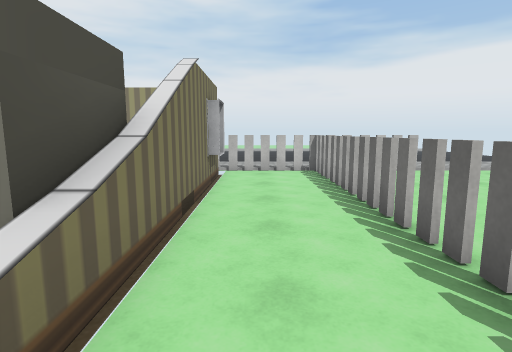
[1] (above)

21 first-person views from a walk through a 3-D level made in the Unity game engine. The camera is 1.4 m above the floor, tilts 8° down and sees 80° across. Doors are open. The floor is counted in squares, 1 m on a side. Each view is taken from the middle of a square. On the plan, view 1 faces up. The plan holds only what a view shows up to about 14 squares ahead; the rest is blank. The place goes on beyond the plan. The player is left out. Some surface patterns are stand-ins.

[2]
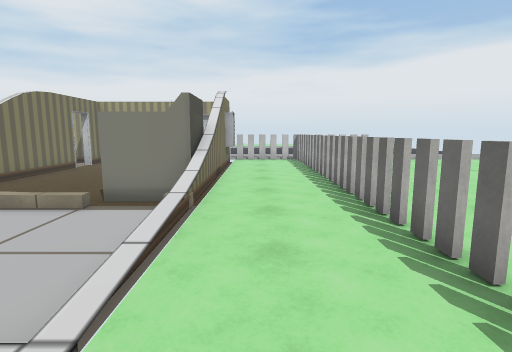

[3]
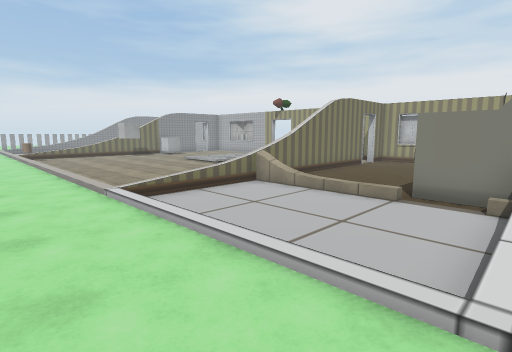

[4]
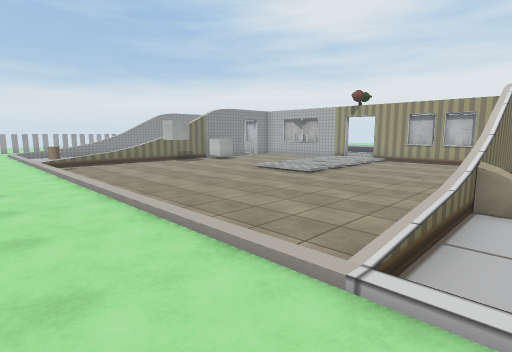

[5]
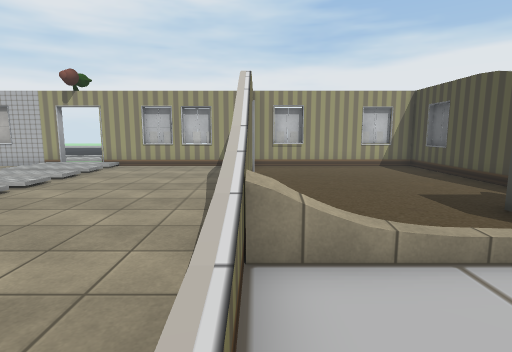

[6]
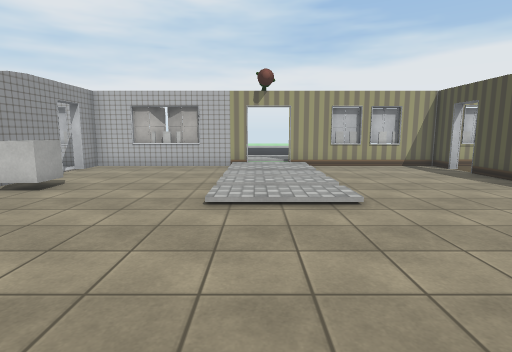

[7]
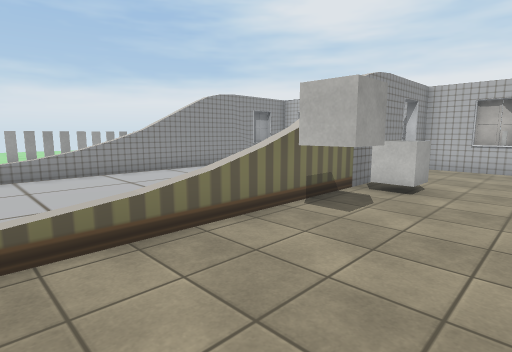

[8]
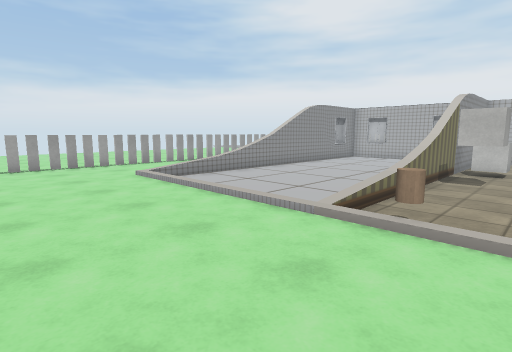

[9]
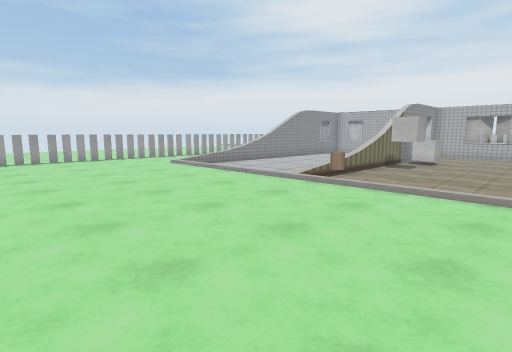

[10]
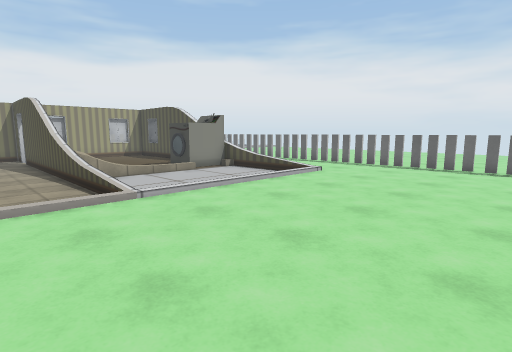

[11]
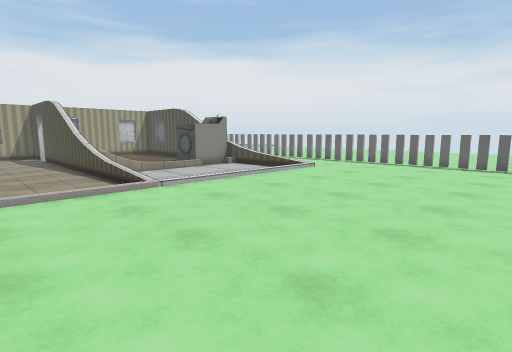

[12]
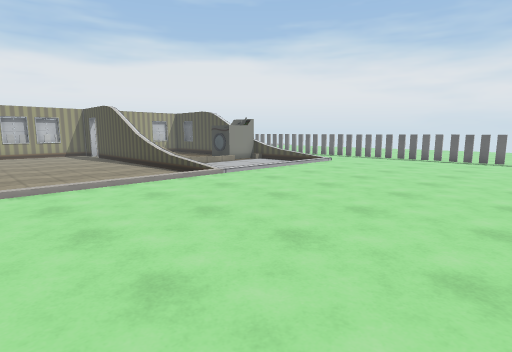

[13]
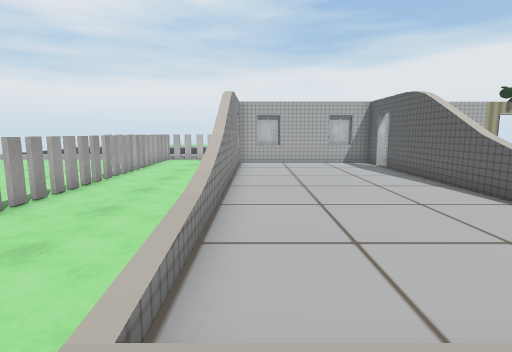

[14]
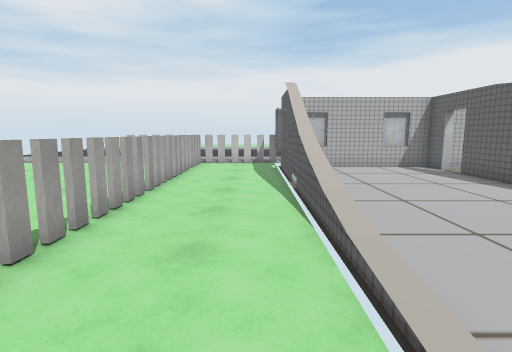

[15]
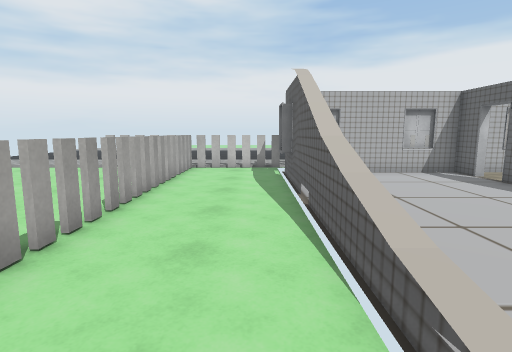

[16]
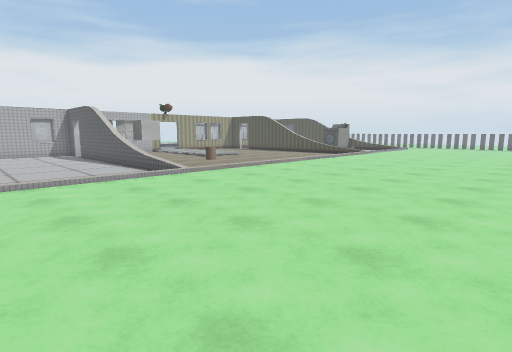

[17]
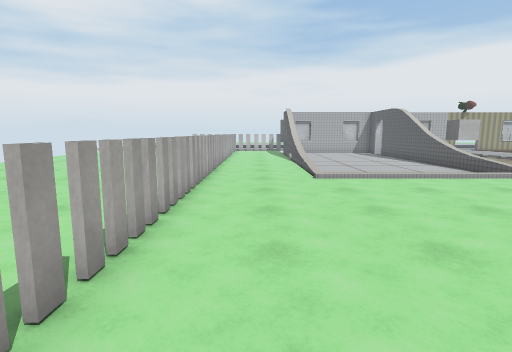

[18]
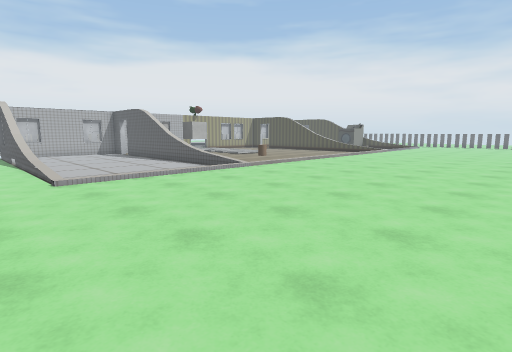

[19]
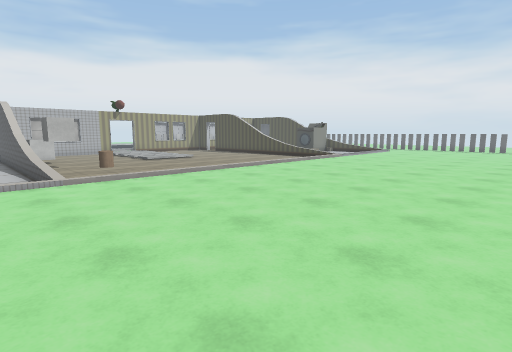

[20]
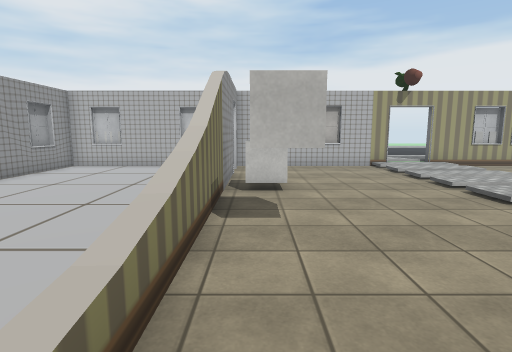

[21]
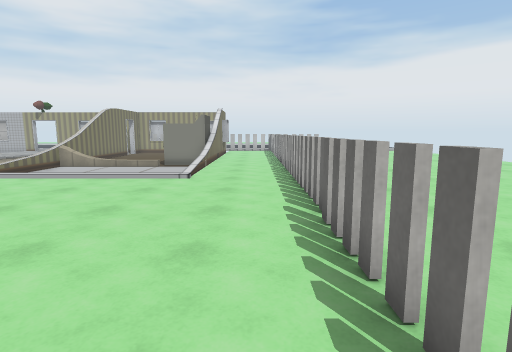

### Floor plan
Key: @ floor where view 1 was taken; # wall or solid block; x gap in a wall; . main floor; - floor 0.25 m lower than the main floor; / step, stairs or slope; D open door; = window, fence, low wall or low ledge; v drop or lower ground; M machine; C cylinder; U cube.
Columns run from 37 left of view 1 to 8 right of it. Each row starts with its distance up from view 1.
 13                                     ....
 12     ....             ..             ....
 11 xx ##x###############DD##############xx##xx...
 10 .  x...#------D-----////-----D------#..x  ....
  9 .. x...#------D-----/../-----D------#..x  ...
  8 .. x...#------#-----////-----#------#..x ...
  7 ...x...#------#-----////-----#------#..x ...
  6 ...x...#------#UU---/../-----#------#..x....
  5 ...x...#------#U----////-----#------#..x.....
  4 ...x...#------#-----////-----#------#..x.....
  3  ..x...#------#--------------#---MMM#..x....
  2   .x...=------=--------------=  --MM#..x...
  1    x...=------=--------------=-----/=..x...
  0    x...v------x--------------=------/@.x..
 -1    x...=------=------------- /------/..x.  ..
 -2    x.../------/--------------/------/..x.  ..
 -3    x.../------/C-------------/------/..x  ...
 -4   .x...................................x  ....
 -5 ...x...................................x......
 -6 ...x...................................x.....
 -7 ...x...................................x....
 -8 ...x...................................x....
 -9  ..x...................................x...
-10   .x...................................x..
-11    x...................................x.
-12       .......................          x
-13      . ............                   .

Where each view was taken, in squares from view 1:
view 1: 0 up, 0 right, facing up
view 2: 5 down, 0 right, facing up
view 3: 6 down, 1 left, facing up-left
view 4: 6 down, 7 left, facing up-left
view 5: 2 down, 8 left, facing up
view 6: 2 down, 16 left, facing up
view 7: 2 down, 19 left, facing up-left
view 8: 8 down, 20 left, facing up-left
view 9: 11 down, 17 left, facing up-left
view 10: 10 down, 11 left, facing up-right
view 11: 11 down, 12 left, facing up-right
view 12: 12 down, 15 left, facing up-right
view 13: 5 down, 29 left, facing up
view 14: 3 down, 31 left, facing up
view 15: 1 down, 31 left, facing up
view 16: 13 down, 29 left, facing up-right
view 17: 13 down, 32 left, facing up
view 18: 13 down, 32 left, facing up-right
view 19: 13 down, 25 left, facing up-right
view 20: 2 down, 22 left, facing up
view 21: 13 down, 1 right, facing up
